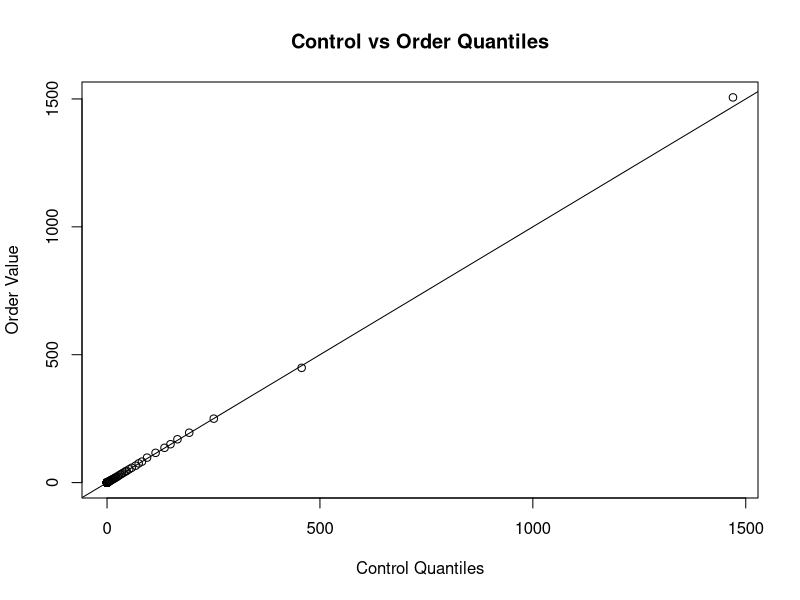
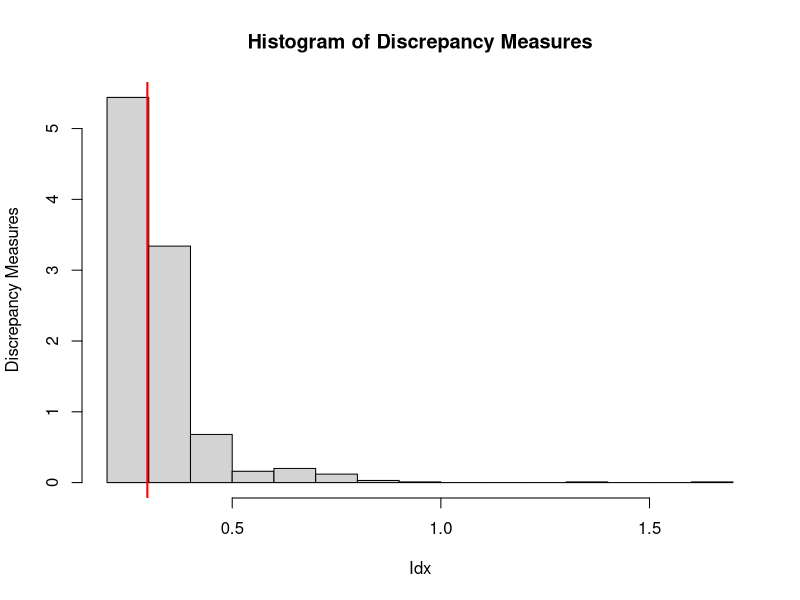
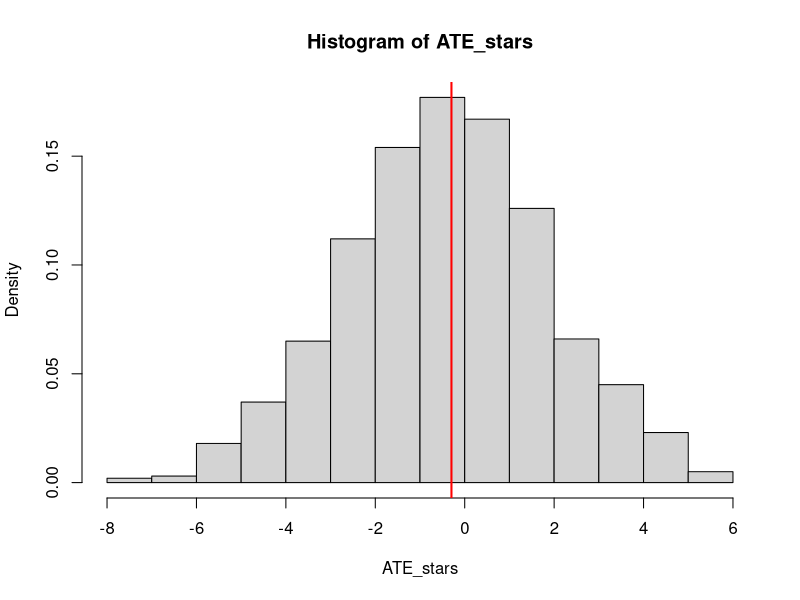
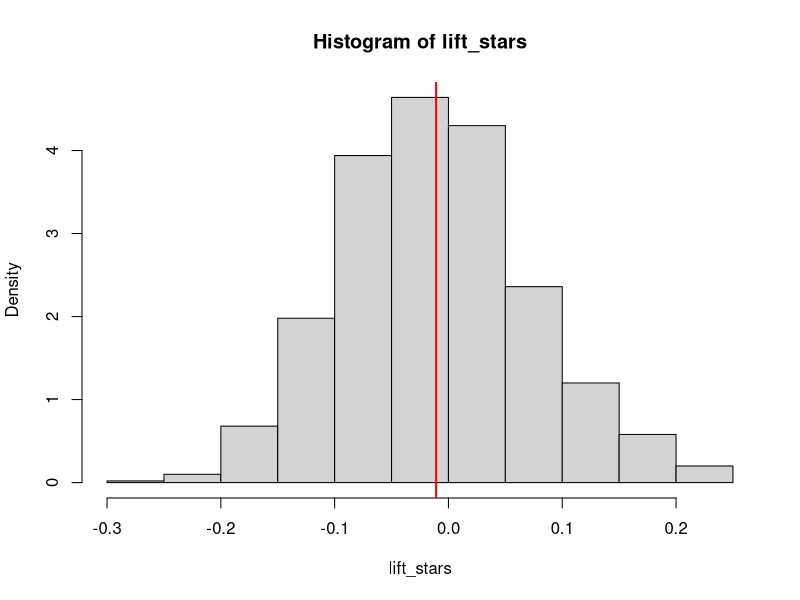

Here is the R script that generated these plots, in order:
## ---- chunk 1
knitr::opts_chunk$set(echo = TRUE, warning = FALSE)
## ---- chunk 2
library(knitr)
#opts_chunk$set(tidy.opts=list(width.cutoff=70),tidy=TRUE)
knitr::opts_chunk$set(cache=TRUE)
## ---- chunk 3
data <- read.csv("asos.csv")
summary(data[data$Version == "T",])
summary(data[data$Version == "C",])

## ---- chunk 4
p = seq(from = 0, to = 1, by = 0.01)
x = quantile(data[data$Version == "C",]$Order.Value, p)
y = quantile(data[data$Version == "T",]$Order.Value, p)

plot(x,y, xlab = 'Control Quantiles', ylab = 'Order Value', main='Control vs Order Quantiles')
abline(a = 0, b = 1)
## ---- chunk 5
    mean_T <- mean(data[data$Version == "T",]$Order.Value)
    mean_C <- mean(data[data$Version == "C",]$Order.Value)
    D <- abs(mean_T - mean_C)
    D
## ---- chunk 6
  mixRandomly <- function(p) {
  p1 <- p$pop1
  n1 <- nrow(p1)
  p2 <- p$pop2
  n2 <- length(p2)
  mix <- rbind(p1, p2)
  select <- sample(1:(n1 + n2), n1, replace = FALSE) 
  newp1 <- mix[select,]
  newp2 <- mix[-select,]
  list(pop1 = newp1, pop2 = newp2)
}

x <- c()
for (i in 1:1000) {
    p <- mixRandomly(list(pop1 = data[data$Version == "T",],
    pop2=data[data$Version == "C",]))
    dis <- abs(mean(p$pop1$Order.Value) - mean(p$pop2$Order.Value))
    x <- c(x, dis)
}
hist(x, xlab="Idx", ylab="Discrepancy Measures", main="Histogram of Discrepancy Measures",prob=TRUE)
abline(v=D,col="RED",lwd=2)
## ---- chunk 7
p <- mean(x >= D)
p
## ---- chunk 8
    getQCompFn <- function(p){
     function(pop) {
      as.numeric(abs(quantile(pop[[2]]$Order.Value, p) - quantile(pop[[1]]$Order.Value, p)))
     }
    }
## ---- chunk 9
data$Version <- ifelse(data$Version == "T", 1, 0)
fit <- lm(data$Order.Value ~ data$Version)
coeffs <- coefficients(fit)
alpha <- coeffs[[1]]; beta <- coeffs[[2]]
ATE <- beta
lift <- beta/alpha
print(paste0("ATE: ", ATE))
print(paste0("lift: ", lift))
## ---- chunk 10
B <- 1000
samples <- list()
for (b in 1:B) {
  samples[[b]] <- data[sample(nrow(data), nrow(data), replace=TRUE), c("Order.Value", "Version")]
}
## ---- chunk 11
ATE_stars <- c()
lift_stars <- c()
for (b in 1:B) {
  sample <- samples[[b]]
  fit <- lm(sample$Order.Value ~ sample$Version)
  coeffs <- coefficients(fit)
  alpha <- coeffs[[1]]; beta <- coeffs[[2]]
  ATE_stars <- c(ATE_stars, beta)
  lift_stars <- c(lift_stars, beta/alpha)
}
hist(ATE_stars,prob=TRUE)
abline(v=ATE,col="RED",lwd=2)
hist(lift_stars,prob=TRUE)
abline(v=lift,col="RED",lwd=2)
## ---- chunk 12
cat("ATE CI: (", ATE + 1.96 * c(-1,1) * sd(ATE_stars),")\n")
cat("lift CI: (", lift + 1.96 * c(-1,1) * sd(lift_stars), ")")
## ---- chunk 13
print(paste0("ATE CI: (:", quantile(ATE_stars, probs=0.025), ", ", quantile(ATE_stars, prob=0.9725), ")"))
print(paste0("lift CI: (", quantile(lift_stars, probs=0.025), ", ", quantile(lift_stars, prob=0.9725), ")"))
## ---- chunk 14
bootstrap_t_interval_new <- function(S, a, confidence, B, D, ...) {
  ## S = an n row data frame containing the variate values in the sample
  ## a = a scalar-valued function that calculates the attribute a() of interest
  ## confidence = a value in (0,1) indicating the confidence level
  ## B = a numeric value representing the outer bootstrap count of
  ## replicates (used to calculate the lower and upper limits)
  ## D = a numeric value representing the inner bootstrap count of replicates
  ## (used to estimate the standard deviation of the sample attribute for
  ## each (outer) bootstrap sample)
  aS <- a(S)
  sampleSize <- nrow(S)
  ## get (outer) bootstrap values
  bVals <- sapply(1:B, FUN = function(b) {
    Sstar.idx <- sample(1:sampleSize, sampleSize, replace = TRUE)
    aSstar <- a(S[Sstar.idx,])
    ## get (inner) bootstrap values to estimate the SD
    SD_aSstar <- sd(sapply(1:D, FUN = function(d) {
    Sstarstar.idx <- sample(Sstar.idx, sampleSize, replace = TRUE)
    ## return the attribute value
    a(S[Sstarstar.idx,])
    }))
    z <- (aSstar - aS)/SD_aSstar
    ## Return the two values
    c(aSstar = aSstar, z = z)
  })
  SDhat <- sd(bVals["aSstar", ])
  zVals <- bVals["z", ]
  ## Now use these zVals to get the lower and upper c values.
  cValues <- quantile(zVals, probs = c((1 - confidence)/2, (confidence +
    1)/2), na.rm = TRUE)
  cLower <- min(cValues)
  cUpper <- max(cValues)
  interval <- c(lower = aS - cUpper * SDhat, middle = aS, upper = aS -
    cLower * SDhat)
  return(interval)
}

findATE <- function(S) {
  fit <- lm(S$Order.Value ~ S$Version)
  coeffs <- coefficients(fit)
  beta <- coeffs[[2]]
  beta
}

findlift <- function(S) {
  fit <- lm(S$Order.Value ~ S$Version)
  coeffs <- coefficients(fit)
  alpha <- coeffs[[1]]; beta <- coeffs[[2]]
  beta/alpha
}

bootstrap_t_interval_new(data[, !(names(data) == "Day")], findATE, 0.95, 100, 100)
bootstrap_t_interval_new(data[, !(names(data) == "Day")], findlift, 0.95, 100, 100)
## ---- chunk 15
calculatePVmulti <- function(pop, discrepancies, M_outer = 1000, M_inner) {
  # pop is a list whose two members are two sub-populations
  if (missing(M_inner))
    M_inner <- M_outer
  ## Local function to calculate the significance levels over the
  ## discrepancies and return their minimum
  getSLmin <- function(basePop, discrepancies, M) {
    observedVals <- sapply(discrepancies, FUN = function(discrepancy) {
      discrepancy(basePop)
    })
    K <- length(discrepancies)
    total <- Reduce(function(counts, i) {
      # mixRandomly mixes the two populations randomly, so the new
      # sub-populations are indistinguishable
      NewPop <- mixRandomly(basePop)
      ## calculate the discrepancy and counts
      Map(function(k) {
        Dk <- discrepancies[[k]](NewPop)
        if (Dk >= observedVals[k])
          counts[k] <<- counts[k] + 1
      }, 1:K)
      counts
    }, 1:M, init = numeric(length = K))
    SLs <- total/M
    min(SLs)
  }
  SLmin <- getSLmin(pop, discrepancies, M_inner)
  total <- Reduce(function(count, m) {
    basePop <- mixRandomly(pop)
    if (getSLmin(basePop, discrepancies, M_inner) <= SLmin)
      count + 1 else count
  }, 1:M_outer, init = 0)
  SLstar <- total/M_outer
  SLstar
}
## ---- chunk 16
bootstrap_t_interval_new <- function(S, a, confidence, B, D, ...) {
  ##    S = an n row data frame containing the variate values in the sample 
  ##    a = a scalar-valued function that calculates the attribute a() of interest 
  ##    confidence = a value in (0,1) indicating the confidence level 
  ##    B = a numeric value representing the outer bootstrap count of
  ##    replicates (used to calculate the lower and upper limits) 
  ##    D = a numeric value representing the inner bootstrap count of replicates
  ##    (used to estimate the standard deviation of the sample attribute for
  ##    each (outer) bootstrap sample)
  aS <- a(S)
  sampleSize <- nrow(S)
  ## get (outer) bootstrap values
  bVals <- sapply(1:B, FUN = function(b) {
    Sstar.idx <- sample(1:sampleSize, sampleSize, replace = TRUE)
    aSstar <- a(S[Sstar.idx,])
    ## get (inner) bootstrap values to estimate the SD
    SD_aSstar <- sd(sapply(1:D, FUN = function(d) {
      Sstarstar.idx <- sample(Sstar.idx, sampleSize, replace = TRUE)
      ## return the attribute value
      a(S[Sstarstar.idx,])
    }))
    z <- (aSstar - aS)/SD_aSstar
    ## Return the two values
    c(aSstar = aSstar, z = z)
  })
  SDhat <- sd(bVals["aSstar", ])
  zVals <- bVals["z", ]
  ## Now use these zVals to get the lower and upper c values.
  cValues <- quantile(zVals, probs = c((1 - confidence)/2, (confidence + 
                                                              1)/2), na.rm = TRUE)
  cLower <- min(cValues)
  cUpper <- max(cValues)
  interval <- c(lower = aS - cUpper * SDhat, middle = aS, upper = aS - 
                  cLower * SDhat)
  return(interval)
}
